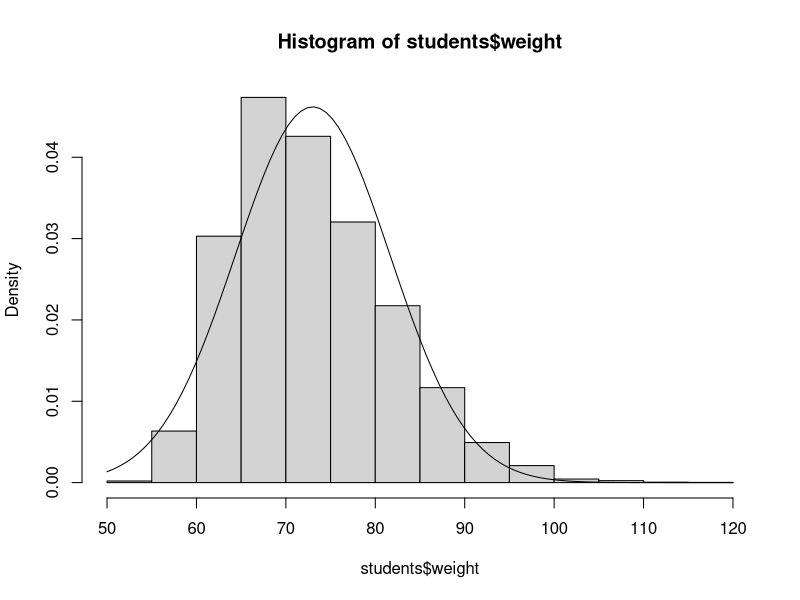
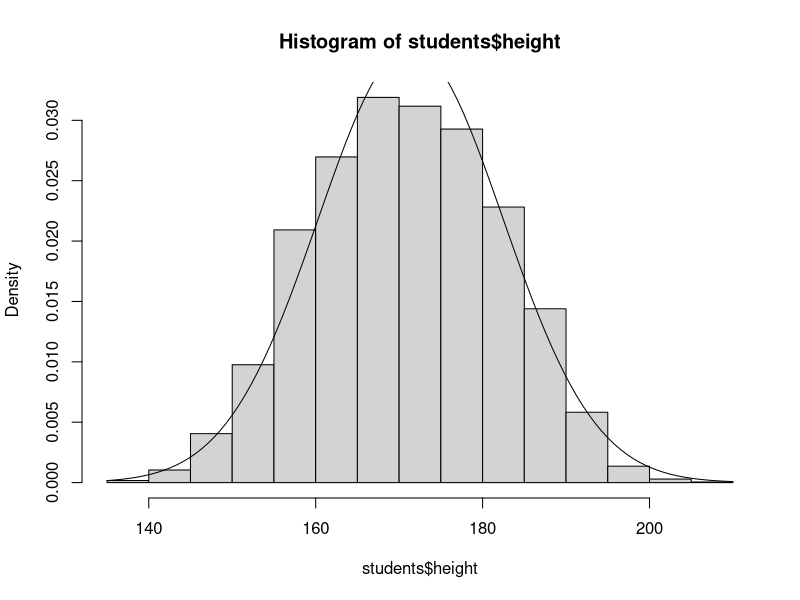
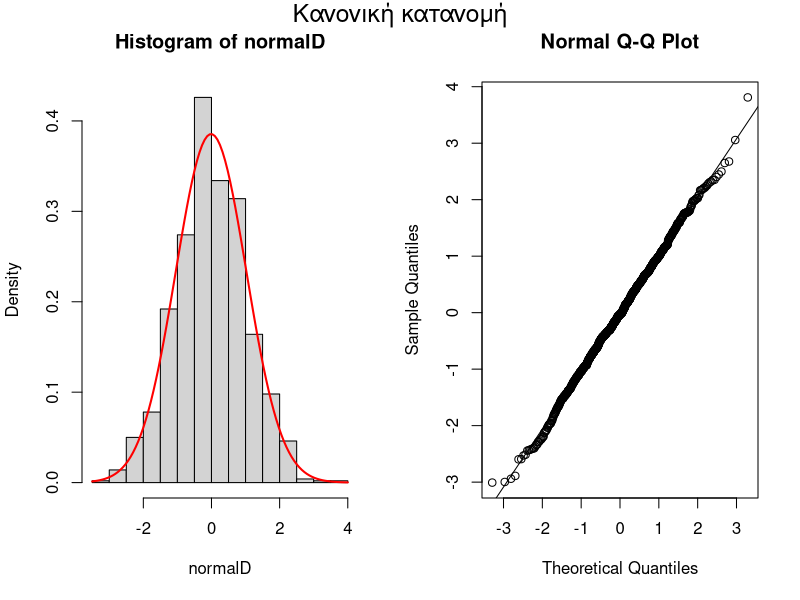
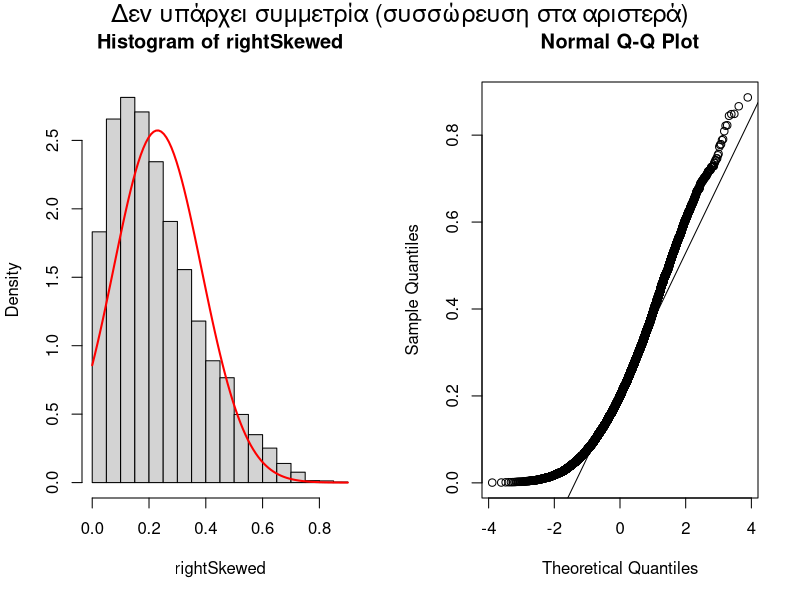
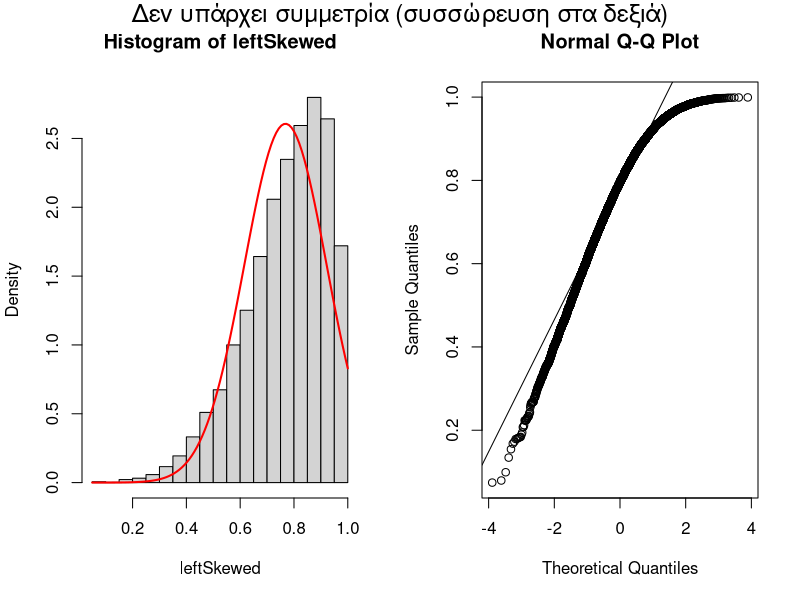
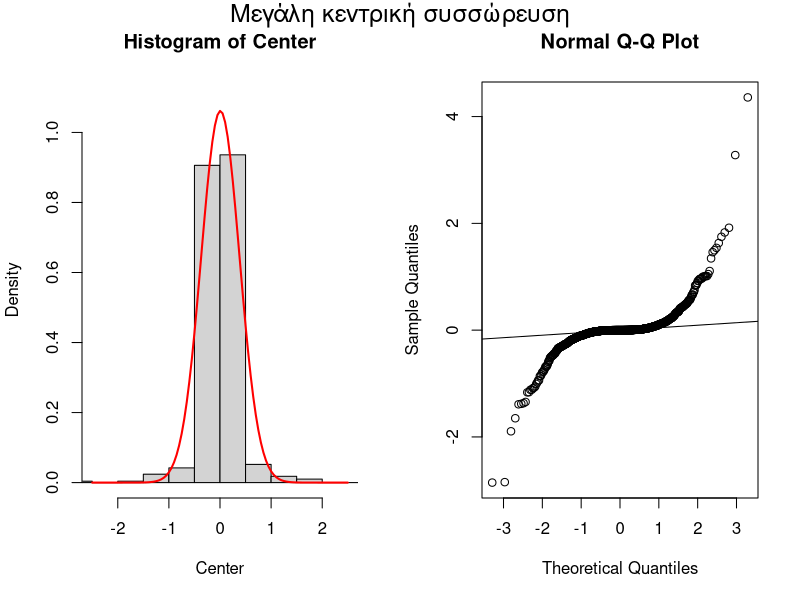
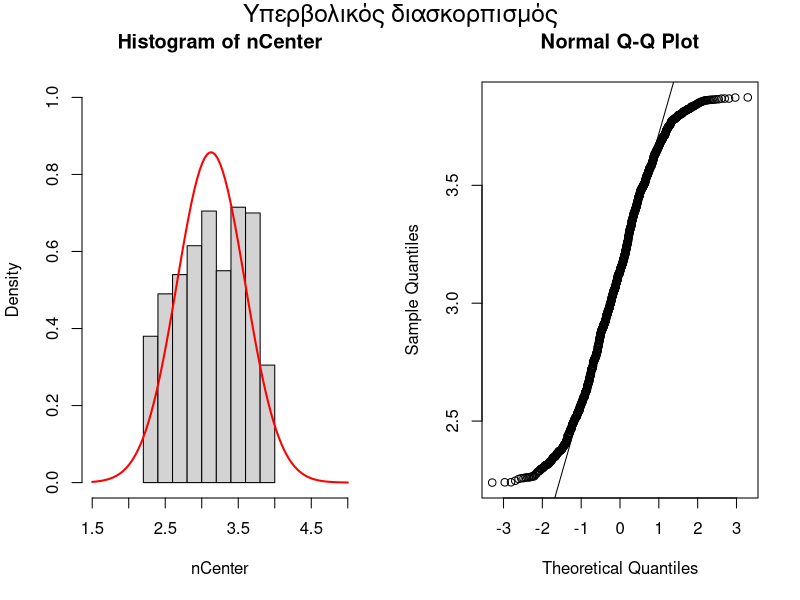
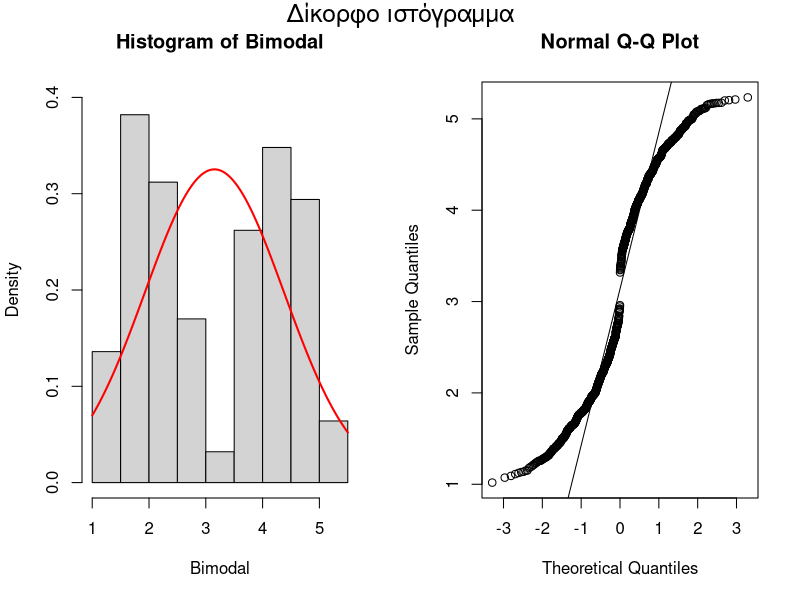

Write R code to recreate these figures, in order.
## ---- chunk 1
#| label = "setup",
#| include = FALSE
knitr::opts_chunk$set(echo = TRUE)
library(kableExtra)
## ---- chunk 2
#| echo = F
rm(list = ls())
## ---- chunk 3
#| echo = F,
#| results = "asis",
#| message = FALSE
if(!require(readxl)){
    install.packages("readxl")
    library(readxl)
}
students <- readxl::read_excel("students.xlsx")
knitr::kable(head(students, n=100)) %>%
  kable_styling("striped", full_width = F) %>%
  scroll_box(width = "max-content", height = "200px")
## ---- chunk 4
if(!require(nortest)){
    install.packages("nortest")
    library(nortest)
}
## ---- chunk 5
ad.test(students$weight)
## ---- chunk 6
hist(students$weight, freq = F)
curve(dnorm(x, mean=mean(students$weight), sd=sd(students$weight)), add=TRUE)
hist(students$height, freq = F)
curve(dnorm(x, mean=mean(students$height), sd=sd(students$height)), add=TRUE)
## ---- chunk 7
#| echo = F
par(mfrow = c(1,2))
set.seed(1)
normalD <- rnorm(1000)
hist(normalD, freq=F)
curve(dnorm(x, mean(normalD), sd(normalD)), add=TRUE, col="red", lwd=2)
qqnorm(normalD)
qqline(normalD)
mtext("Κανονική κατανομή", side = 3, line = - 1.3, outer = TRUE, cex = 1.5)
## ---- chunk 8
#| echo = F
par(mfrow = c(1,2))
set.seed(1)
rightSkewed <- rbeta(10000,1.5,5)
hist(rightSkewed, freq=F)
curve(dnorm(x, mean(rightSkewed), sd(rightSkewed)), add=TRUE, col="red", lwd=2)
qqnorm(rightSkewed)
qqline(rightSkewed)
mtext("Δεν υπάρχει συμμετρία (συσσώρευση στα αριστερά)", side = 3, line = - 1.3, outer = TRUE, cex = 1.5)
par(mfrow = c(1,2))
leftSkewed <- rbeta(10000,5,1.5)
hist(leftSkewed, freq=F)
curve(dnorm(x, mean(leftSkewed), sd(leftSkewed)), add=TRUE, col="red", lwd=2)
qqnorm(leftSkewed)
qqline(leftSkewed)
mtext("Δεν υπάρχει συμμετρία (συσσώρευση στα δεξιά)", side = 3, line = - 1.3, outer = TRUE, cex = 1.5)
## ---- chunk 9
#| echo = F
par(mfrow = c(1,2))
set.seed(3.14)
Center <- 0.1*rnorm(1000)^3
hist(Center, freq=F, xlim=c(-2.5, 2.5), ylim=c(0, 1.1))
curve(dnorm(x, mean(Center), sd(Center)), add=TRUE, col="red", lwd=2)
qqnorm(Center)
qqline(Center)
mtext("Μεγάλη κεντρική συσσώρευση", side = 3, line = - 1.3, outer = TRUE, cex = 1.5)
## ---- chunk 10
#| echo = F
par(mfrow = c(1,2))
set.seed(1)
nCenter <- sqrt(5+runif(1000, min = 0, max = 10))
hist(nCenter, freq=F, xlim=c(1.5, 5), ylim=c(0, 1))
curve(dnorm(x, mean(nCenter), sd(nCenter)), add=TRUE, col="red", lwd=2)
qqnorm(nCenter)
qqline(nCenter)
mtext("Υπερβολικός διασκορπισμός", side = 3, line = - 1.3, outer = TRUE, cex = 1.5)
## ---- chunk 11
par(mfrow = c(1,2))
nn <- 1e3
set.seed(1)
betas <- rbeta(nn,2,2)
Bimodal <- c(betas[1:(nn/2)]*2+1,
          betas[(nn/2+1):nn]*2+3.3)
hist(Bimodal, freq=F, ylim=c(0, 0.4))
curve(dnorm(x, mean(Bimodal), sd(Bimodal)), add=TRUE, col="red", lwd=2)
qqnorm(Bimodal)
qqline(Bimodal)
mtext("Δίκορφο ιστόγραμμα", side = 3, line = - 1.3, outer = TRUE, cex = 1.5)
## ---- chunk 12
qqnorm(students$weight)
qqline(students$weight)
qqnorm(students$height)
qqline(students$height)
## ---- chunk 13
#| eval = F
if(!require(nortest)){
    install.packages("nortest")
    library(nortest)
}
ad.test(students$weight)
ad.test(students$height)
hist(students$weight, freq = F)
curve(dnorm(x, mean=mean(students$weight), sd=sd(students$weight)), add=T)
hist(students$height, freq = F)
curve(dnorm(x, mean=mean(students$height), sd=sd(students$height)), add=TRUE)
qqnorm(students$weight)
qqline(students$weight)
qqnorm(students$height)
qqline(students$height)
## ---- chunk 14
#| echo = F,
#| results = "asis",
#| message = FALSE
if(!require(readxl)){
    install.packages("readxl")
    library(readxl)
}
foi_expenditure_over_25000_june_2023 <- readxl::read_excel("foi-expenditure-over-25000-june-2023.xlsx")
knitr::kable(foi_expenditure_over_25000_june_2023) %>%
  kable_styling("striped", full_width = F) %>%
  scroll_box(width = "100%", height = "200px")
## ---- chunk 15
if(!require(nortest)){
    install.packages("nortest")
    library(nortest)
}
shapiro.test(foi_expenditure_over_25000_june_2023$Amount)
## ---- chunk 16
qqnorm(foi_expenditure_over_25000_june_2023$Amount)
qqline(foi_expenditure_over_25000_june_2023$Amount)
## ---- chunk 17
#| eval = F
if(!require(nortest)){
    install.packages("nortest")
    library(nortest)
}
shapiro.test(foi_expenditure_over_25000_june_2023$Amount)
qqnorm(foi_expenditure_over_25000_june_2023$Amount)
qqline(foi_expenditure_over_25000_june_2023$Amount)
